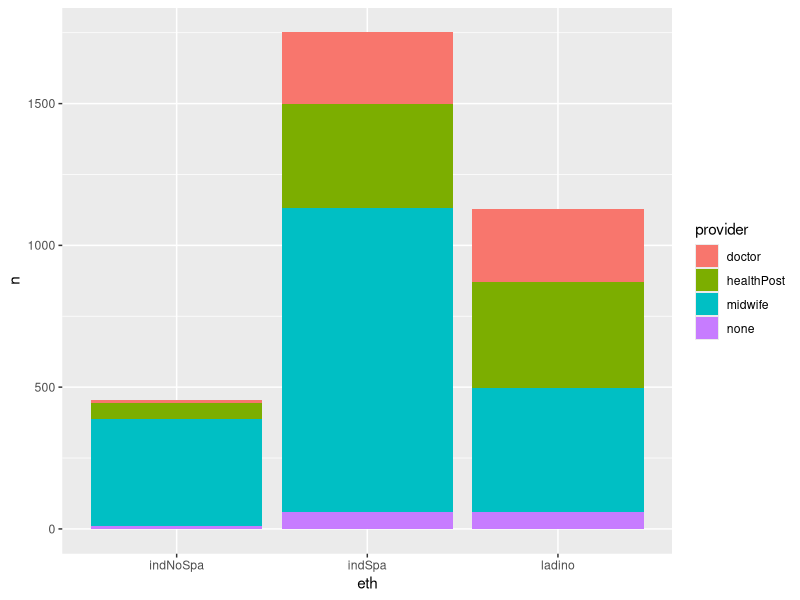
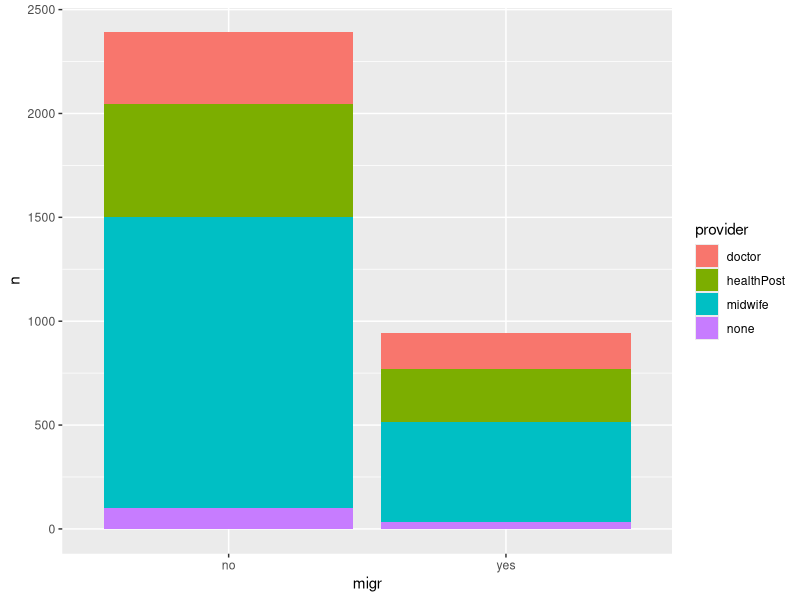
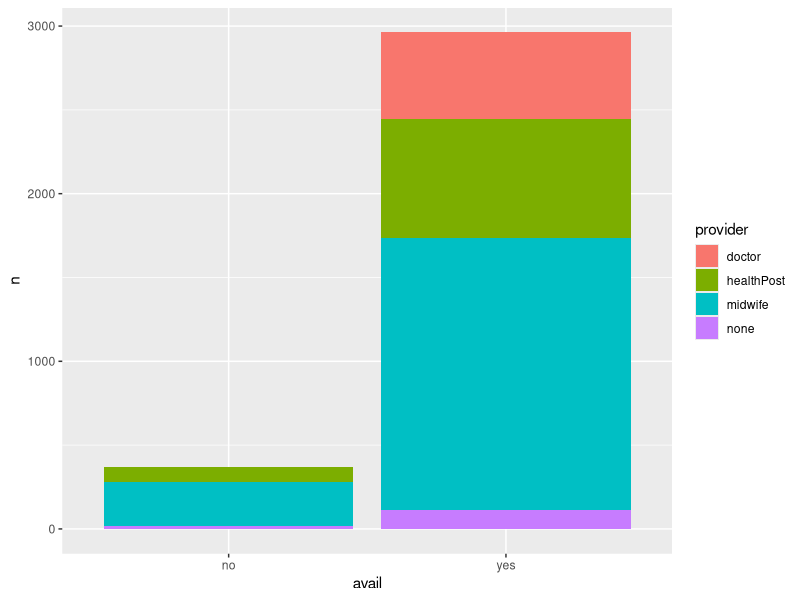

These figures' R source, in order:
health<-read.table('healthCare.txt',stringsAsFactors = TRUE)
health
require(foreign)
require(nnet)
require(ggplot2)
require(reshape2)
install.packages("reshape2")
with(health,table(migr,provider))
with(health,table(avail,provider))
with(health,table(eth,provider))
with(health,do.call(rbind,tapply(n,provider,function(x) c(M=mean(x), SD=sd(x)))))
ggplot(health, aes(fill=provider, y=n, x=eth)) + 
  geom_bar(position="stack", stat="identity")
ggplot(health, aes(fill=provider, y=n, x=migr)) + 
  geom_bar(position="stack", stat="identity")
ggplot(health, aes(fill=provider, y=n, x=avail)) + 
  geom_bar(position="stack", stat="identity")
health$prov2<-relevel(health$provider,ref="midwife")
test<-multinom(prov2~eth+avail+migr,data=health)
summary(test)
z<-summary(test)$coefficients/summary(test)$standard.errors
z
p<-(1-pnorm(abs(z),0,1))*2
p
exp(coef(test))
head(pp<-fitted(test))
deviance(multinom(prov2~1,data=health))~deviance(test)
